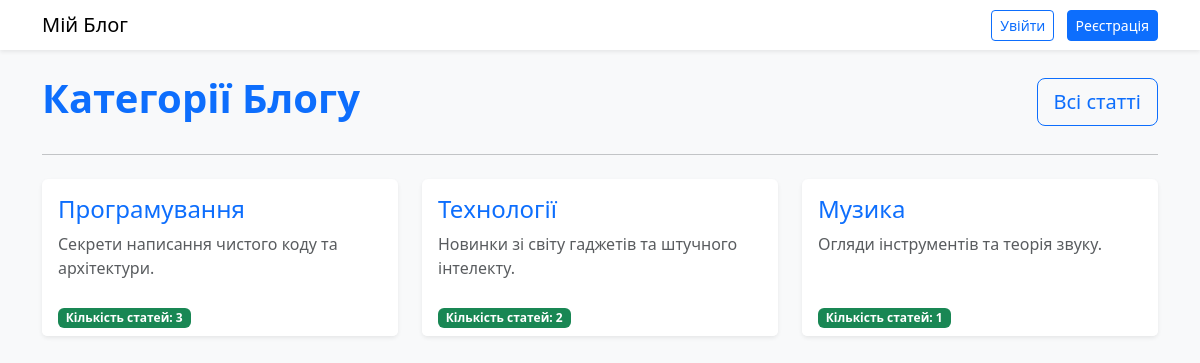
The page / on the database its author committed.
### blog/models.py (models this page shows, shortened)
class Category(models.Model):
    name = models.CharField(max_length=100, verbose_name="Назва категорії")
    description = models.TextField(blank=True, verbose_name="Опис")

### blog/views.py (the view)
# urls.py: path('', views.category_list, name='category_list'),
def category_list(request):
    categories = Category.objects.annotate(articles_count=Count('articles'))
    return render(request, 'blog/category_list.html', {'categories': categories})

### blog/templates/blog/category_list.html (shortened to what this page needs)
<!DOCTYPE html>
<html lang="uk">
<head>
    <link href="https://cdn.jsdelivr.net/npm/bootstrap@5.3.0/dist/css/bootstrap.min.css" rel="stylesheet">
</head>
<body class="bg-light">
    <nav class="navbar navbar-light bg-white shadow-sm mb-4">
        <div class="container">
            <span class="navbar-brand mb-0 h1">Мій Блог</span>
            <div>
                {% if user.is_authenticated %}
                    <a href="{% url 'profile' %}" class="text-decoration-none text-dark me-3">Привіт, <b>{{ user.username }}</b>!</a>
                    <form action="{% url 'logout' %}" method="post" class="d-inline">
                        {% csrf_token %}
                        <button type="submit" class="btn btn-sm btn-outline-danger">Вийти</button>
                    </form>
                {% else %}
                    <a href="{% url 'login' %}" class="btn btn-sm btn-outline-primary me-2">Увійти</a>
                    <a href="{% url 'register' %}" class="btn btn-sm btn-primary">Реєстрація</a>
                {% endif %}
            </div>
        </div>
    </nav>
    <div class="container">
        <div class="d-flex justify-content-between align-items-center mb-4">
            <h1 class="text-primary fw-bold">Категорії Блогу</h1>
            <a href="{% url 'article_list' %}" class="btn btn-outline-primary btn-lg">Всі статті</a>
        </div>
        <hr class="mb-4">
        <div class="row">
            {% for cat in categories %}
            <div class="col-md-4 mb-4">
                <a href="{% url 'category_detail' cat.pk %}" class="text-decoration-none">
                    <div class="card h-100 shadow-sm border-0">
                        <div class="card-body">
                            <h4 class="card-title text-primary">{{ cat.name }}</h4>
                            <p class="card-text text-muted">{{ cat.description }}</p>
                        </div>
                        <div class="card-footer bg-white border-0">
                            <span class="badge bg-success">Кількість статей: {{ cat.articles_count }}</span>
                        </div>
                    </div>
                </a>
            </div>
            {% endfor %}
        </div>
    </div>
</body>
</html>

### rows shown on the page
Category: name "Програмування", description "Секрети написання чистого коду та архітектури.", articles_count "3"
Category: name "Технології", description "Новинки зі світу гаджетів та штучного інтелекту.", articles_count "2"
Category: name "Музика", description "Огляди інструментів та теорія звуку.", articles_count "1"
